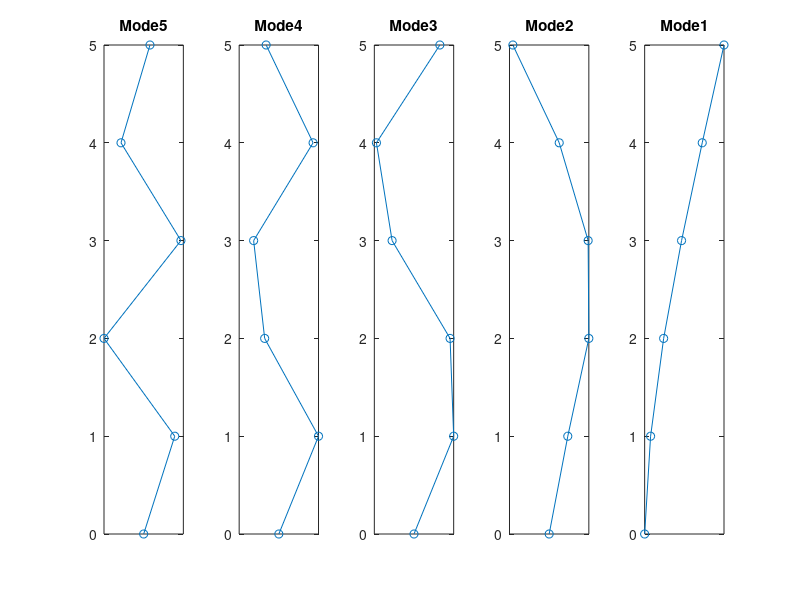
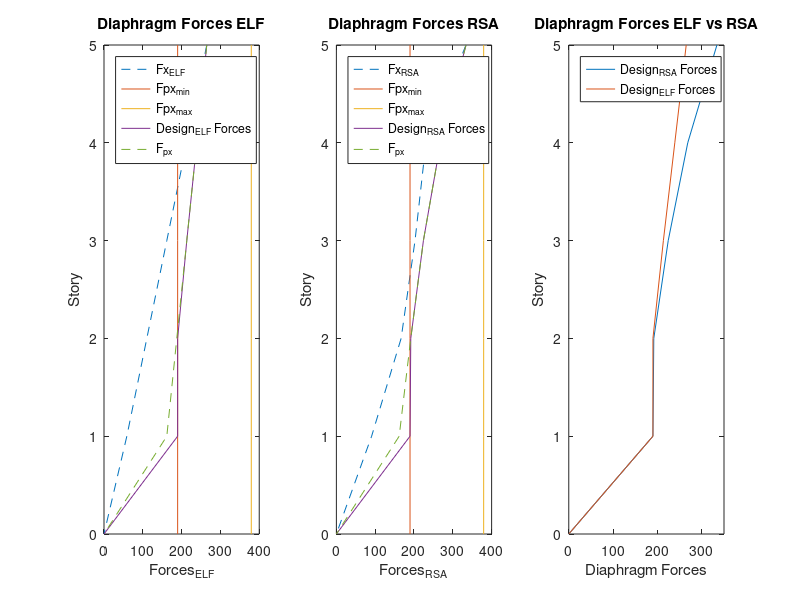

The MATLAB script that drew these images, in order:
clear
clc

%mass matrix
d1 = 100; %dead load from slab unit in psf
d2 = 25;  %dead load from superimposed load unit in psf

A = 0.5*80*125;  %tributary area

dl = (d1+d2)/1000; %total dead load unit in ksf

g = 386.2205; %unit in in/s^2

fdl = dl*A;

m = fdl/g;

%stiffness matrix
bw = 18; %unit in inches
hw = 20*12; %unit in inches

Iw = 1/12*(bw*(hw^3));
Ew = 57*sqrt(6000); %unit in ksi
Ec = 57*sqrt(6000); %unit in ksi

h = 10.5*12; %height from 2-5

stiff_coef = 0.5; %stiffness coefficient for cracking in column

h_all = 54; %height of the building

M(1:5,1:5) = diag(m*ones(1,5));  %mass matrix

k1 = stiff_coef *  (12*Ew*Iw)/((1.142871*h)^3); %total stiffness for the first floor (12EI/h^3)
k = stiff_coef *(12*Ew*Iw)/(h^3); %total stiffness for 2-5 floor (12EI/h^3)
k2 = stiff_coef *(6*Ew*Iw)/((1.142871*h)^2); %contribution from the moments first floor (6EI/h^2)
k3 = stiff_coef *(6*Ew*Iw)/(h^2); %contribution from the moments other floors (6EI/h^2)
k4 = stiff_coef *(4*Ew*Iw)/(h); %contribution from the moments other floors (4EI/h)
k5 = stiff_coef *(4*Ew*Iw)/(1.142871*h); %contribution from the moments first floors (4EI/h)
k6 = stiff_coef *(2*Ew*Iw)/(h); %contribution from the moments other floors (2EI/h)


K = [k+k1, -k, 0, 0 ,0, -k2+k3, k3, 0, 0,0;...
    -k, 2*k, -k, 0, 0, -k3, 0,k3, 0, 0;...
    0, -k, 2*k, -k, 0, 0, -k3, 0, k3, 0;...
    0, 0 , -k, 2*k, -k, 0, 0, -k3, 0, k3;...
    0, 0, 0, -k, k,0,0,0,-k3,-k3;...
    -k2+k3,-k3,0,0,0,k5+k4, k6,0,0,0;...
    k3,0,-k3,0,0,k6,2*k4,k6,0,0;...
    0,k3,0,-k3,0,0,k6,2*k4,k6,0;...
    0,0,k3,0,-k3,0,0,k6,2*k4,k6;...
    0,0,0,k3,-k3,0,0,0,k6,k4]; %stiffness matrix

Ktt = K(1:5,1:5); %stiffness matrix for both translation
Kto = K(1:5,6:10); %stiffness matrix for translation and rotation
Kot = K(6:10,1:5); %stiffness matrix for rotation and translation
Koo = K(6:10,6:10); %stiffness matrix for both rotation

ktr = Ktt - Kto*inv(Koo)*Kot;
Mtr = M(1:5,1:5);

[V,D] = eig(ktr,Mtr);

for i = 1:size(V, 2)
    subplot(1, length(V), i);
    X = (0:1:length(V));
    Y = [0,V(:,i)'];
    plot( Y,X, 'o-')
    % Set custom y-axis tick locations
    ytick_values = [0, 1, 2, 3, 4, 5, 6];
    yticks(ytick_values);
    % Remove x-axis ticks
    xticks([]);
    title(["Mode", num2str(6-i)])
end

%damping matrix
w1 = (diag(D)'); %w^2 (omega square) for the various modes
w = zeros(1,5);
for i = 1:length(w1)
    w(i) = w1(6-i);
end
Period = zeros(1,5);

%period
for j = 1:length(w)
    Period(1,j) = (2*pi)/sqrt(w(j));
end

%% Equivalent Lateral Force Procedure (ELF)

A1 = 0.125*80*125;

Wx = [A1,A1,A1,A1,A1];
n_story = 5;
h1 = 12;
h_all = 10.5;
hx = zeros(n_story,1);
for i = 1:n_story
    if i == 1
        hx(i) = 12;
    else
        hx(i) = hx(i-1) + h_all;
    end
end

% determine exponent k
if Period(1) < 0.5
    k = 1;
else
    k = 2;
end
% parameters for shear wall
Ct = 0.02;
x = 0.75;
Cu = 1.4;
Sds = 1.518;
Sd1 = 0.615;
S1 = 0.659;
Cd = 5;
R = 5;
Ie = 1;
T = Period(1);
Ta = max(0.1*n_story, Ct * sum(hx)^x);

% find Cs
Cs1 = min(Sds/R , Sd1/(T*(R/Ie)));
Cs2 = Sds*0.044*Ie;
Cs3 = 0.5*S1/R;
Cs = max(max(Cs1,Cs2),Cs3);

% solve for forces
hxk = hx.^k;
Wxhxk = Wx' .* hxk;
Cvx = Wxhxk / sum(Wxhxk);
V1 = Cs * sum(Wx);
Fx = (Cvx * V1)/2; % divide forces by two to get forces on each shear wall

% base shear (kips)
V_elf = sum(Fx);
% base moment (kip-in)
M_elf = 0;
for i = 1:length(hx)
    M_elf = M_elf + Fx(i) * hx(i) * 12;
end
% lateral floor displacements (in)
x_elf = inv(ktr) * Fx * Cd;

%% Response Spectrum Analysis (RSA)
% mode shapes and participation factors
phi = zeros(length(V),length(V));
% reverse mode order of phi
for i = 1:length(phi)
    phi(:,i) = V(:,6-i);
end
% mass normalize phi
alpha = zeros(length(phi),1);
for i = 1:length(phi)
    alpha(i) = sqrt(inv(phi(:,i)'*M*(phi(:,i))));
end 
phi_norm = phi;
for i = 1:length(phi)
    phi_norm(:,i) = alpha(i)*phi(:,i);
end 

% solve for gamma
r = zeros(n_story,1) + 1;
gamma_n = zeros(n_story,1);
for i = 1:length(phi)
    gamma_n(i) = (phi_norm(:,i)' * M * r) / (phi_norm(:,i)'* M *phi_norm(:,i));
end

% solve for Modal Mass Participation (MMP)
MMP = zeros(length(phi),1);
for i = 1:length(MMP)
    MMP(i) = gamma_n(i)^2 /(5*m);
end

% solve for static story forces
s_n = zeros(length(phi),length(phi));
for i = 1:length(phi)
    s_n(:,i) = gamma_n(i) * M * phi_norm(:,i);
end

% find pseudo-accelerations
Ts = Sd1/Sds;
T0 = 0.2*Sd1/Sds;
% two modes required 90% mass participation per ASCE 7-16, but use all
PSa_n = zeros(length(phi),1); % in/s^2
for i = 1:length(PSa_n)
    if Period(i) < T0
        PSa_n(i) = 0.6 * (Sds/T0) * Period(i) + 0.4*Sds;
    elseif Period(i) < Ts
        PSa_n(i) = Sds;
    else
        PSa_n(i) = Sd1 /Period(i);
    end
end

% calculate dyanmic story forces
fx_rsa = zeros(length(phi),length(phi));
for i = 1:length(phi)
    fx_rsa(:,i) = PSa_n(i) * g * s_n(:,i)/R;
end

% calculate base shear for each mode
V_rsa_modal = zeros(length(phi),1);
for i = 1:length(phi)
    V_rsa_modal(i) = sum(fx_rsa(:,i));
end
% compute SRSS combination for base shear and compute scaled V_rsa
V_rsa = sqrt(sum(V_rsa_modal.^2));
scale_factor = V_elf/V_rsa;
V_rsa_scaled = V_rsa * scale_factor;
fx_rsa_scaled = fx_rsa * scale_factor;

% compute scaled SRSS combination for base moment
M_rsa_modal = zeros(length(phi),1);
for i = 1:length(phi)
    for j = 1:length(hx)
        M_rsa_modal(i) = M_rsa_modal(i) + fx_rsa_scaled(j,i) * hx(j) * 12;
    end
end
M_rsa_scaled = sqrt(sum(M_rsa_modal.^2));

% compute SRSS combination for dynamic story forces
Fx_rsa = zeros(length(phi),1);
for i = 1:length(phi)
    Fx_rsa(i) = sqrt(sum(fx_rsa_scaled(i,:).^2));
end

% calculate modal story displacements and SRSS combination
x_rsa_modal = zeros(length(phi),length(phi));
for i = 1:length(phi)
    x_rsa_modal(:,i) = inv(ktr)*fx_rsa(:,i) * Cd;
end
x_rsa = zeros(length(phi),1);
for i = 1:length(phi)
    x_rsa(i) = sqrt(sum(x_rsa_modal(i,:).^2));
end

%% DIAPHRAGM DESIGN 
fx_elf_sort = sort(Fx, 'descend');
fx_rsa_sort = sort(Fx_rsa, 'descend');

%cumulative sum of elf forces
sum_elf = cumsum(fx_elf_sort);
sum_rsa = zeros(5,1);
sum_rsa(1) = sqrt(sum(fx_rsa_scaled(5,:).^2));

for i = 1:length(Fx)-1
    sum_rsa(i+1) = sqrt(sum(sum(fx_rsa_scaled(5:-1:5-i,:)).^2));
end
sum_wpx = (1:1:5)' * fdl; 

%maximum and minimum fpx 

Fpx_min = 0.2 * Sds * fdl; 
Fpx_max = 0.4 * Sds * fdl; 

for i = 1:length(Fx)
    fpx_elf(i) = (sum_elf(i) / sum_wpx(i)) * fdl; 
    fpx_rsa(i) = (sum_rsa(i) / sum_wpx(i)) * fdl; 
end

%data for elf and rsa for diaphragm design 
elf_data = zeros(5,7);
elf_data(:,1) = (5:-1:1)';
elf_data(:,2) = ones(5,1)*fdl;
elf_data(:,3) = fx_elf_sort;
elf_data(:,4) = sum_elf;
elf_data(:,5) = sum_wpx;
elf_data(:,6) = fpx_elf'; 


rsa_data = zeros(5,7);
rsa_data(:,1) = (5:-1:1)';
rsa_data(:,2) = ones(5,1)*fdl;
rsa_data(:,3) = fx_rsa_sort;
rsa_data(:,4) = sum_rsa;
rsa_data(:,5) = sum_wpx;
rsa_data(:,6) = fpx_rsa'; 


min_fx = ones(6,1)*Fpx_min;
max_fx = ones(6,1)*Fpx_max;

for i = 1:length(Fx)
    if rsa_data(i,3) > rsa_data(i,6) || elf_data(i,3) > elf_data(i,6)
        rsa_data(i,7) = max(rsa_data(i,3), Fpx_min);
        elf_data(i,7) = max(elf_data(i,3), Fpx_min);
    else
        rsa_data(i,7) = max(rsa_data(i,6), Fpx_min);
        elf_data(i,7) = max(elf_data(i,6), Fpx_min);
    end
end


figure
%diaphragm forces elf
x = [5,4,3,2,1,0];

subplot(1,3,1)
plot([elf_data(:,3)',0], x, '--')
hold on 
plot(min_fx, x)
hold on
plot(max_fx, x)
hold on 
plot([elf_data(:, 7)',0], x)
plot([elf_data(:,6)', 0], x, '--')
yticks([0,1,2,3,4,5])
xticks([0,100,200,300,400])
hold off
xlabel('Forces_{ELF}')
ylabel('Story')
legend('Fx_{ELF}', 'Fpx_{min}','Fpx_{max}', 'Design_{ELF} Forces', 'F_{px}', 'Location', 'northwest')
title('Diaphragm Forces ELF')

subplot(1,3,2)
%diaphragm rsa
plot([rsa_data(:,3)',0], x, '--')
hold on 
plot(min_fx, x)
hold on
plot(max_fx, x)
hold on 
plot([rsa_data(:, 7)',0], x)
plot([rsa_data(:,6)', 0], x, '--')
yticks([0,1,2,3,4,5])
xticks([0,100,200,300,400])
hold off
xlabel('Forces_{RSA}')
ylabel('Story')
legend('Fx_{RSA}', 'Fpx_{min}','Fpx_{max}', 'Design_{RSA} Forces', 'F_{px}', 'Location','northwest')
title('Diaphragm Forces RSA')

subplot(1,3,3)
%diaphragm rsa
plot([rsa_data(:,7)',0], x)
hold on 
plot([elf_data(:,7)',0],x)
yticks([0,1,2,3,4,5])
xticks([0,100,200,300,400])
hold off
xlabel('Diaphragm Forces')
ylabel('Story')
legend( 'Design_{RSA} Forces', 'Design_{ELF} Forces', 'Location','northwest')
title('Diaphragm Forces ELF vs RSA')